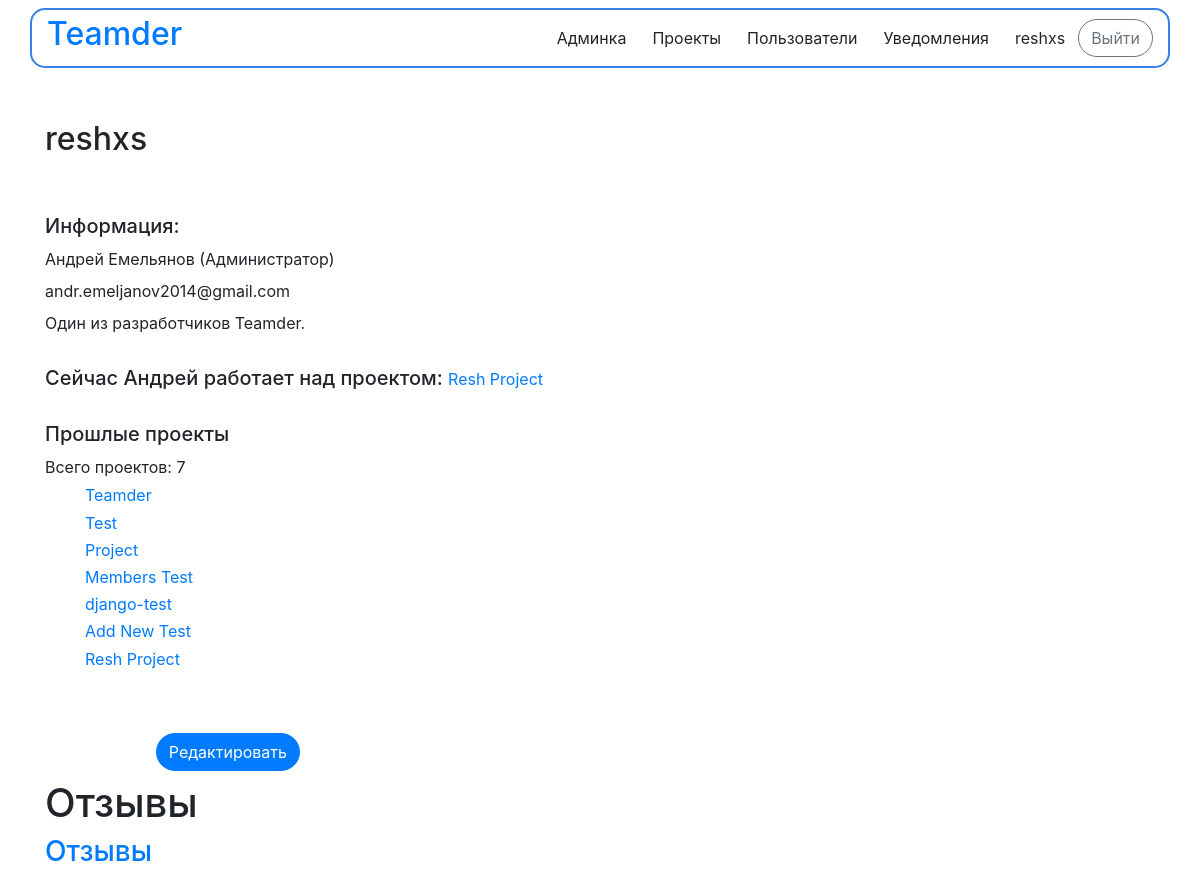
Page /accounts/detail/1/ (signed in) on the committed database.
### teamder/apps/user_accounts/models.py (models this page shows, shortened)
class UserAccount(models.Model):
    user = models.OneToOneField(get_user_model(), on_delete=models.CASCADE, default=0, primary_key=True)
    user_bio = models.TextField("Описание профиля")
    user_projects = models.ManyToManyField(Project, 'Проекты', blank=True)
    user_friends = models.ManyToManyField(get_user_model(), related_name="friends", blank=True)
    user_current_project = models.ForeignKey(
        Project,
        on_delete=models.SET_NULL,
        verbose_name='Текущий проект',
        null=True,
        blank=True)
    class Meta:
        verbose_name = 'Аккаунт'
        verbose_name_plural = 'Аккаунты'

### teamder/apps/projects/models.py (models this page shows, shortened)
class Project(models.Model):
    project_name = models.CharField('название проекта', max_length=100)
    project_description = models.TextField('описание проекта', blank=True)
    pub_date = models.DateTimeField('дата публикции', default=timezone.now())
    creator = models.ForeignKey(get_user_model(), on_delete=models.CASCADE, null=True)
    members = models.ManyToManyField(get_user_model(), 'Участники', blank=True)
    members_count = models.IntegerField('Количество участников', default=1, blank=False)
    is_done = models.BooleanField('Проект завершен', default=False)
    technologies = models.ManyToManyField(
        Technology,
        related_name='project_set',
        verbose_name="технологии",
        blank=True)
    class Meta:
        verbose_name = 'Проект'
        verbose_name_plural = 'Проекты'

### teamder/apps/user_accounts/views.py (the view, shortened to what this page needs)
# urls.py: path('detail/<int:user_id>/', views.detail, name='detail'),
@login_required
def detail(request, user_id):
    try:
        user = User.objects.get(id=user_id)
    except:
        raise Http404("Пользователь не найден!")
    user_projects = user.useraccount.user_projects.all()
    user_current_project = user.useraccount.user_current_project
    user_comments = user.comments.all()
    context = {
        'current_user': user,
        'user_projects': user_projects,
        'user_projects_count': user_projects.count(),
        'user_current_project': user_current_project,
        'user_comments': user_comments,
    }
    return render(request, 'user_accounts/detail.html', context)

### teamder/templates/user_accounts/detail.html (shortened to what this page needs)
{% extends 'base.html' %}
{% block content %}
<div class="container">
    {% if current_user %}
        <h2>{{current_user.username}}</h2>
    <br/><br>
        <h5>Информация:</h5>
        <h5><small>{{current_user.first_name}} {{current_user.last_name}}
            {% if current_user.is_superuser %}
            (Администратор)</small></h5>
            {% endif %}
        <h5><small>{{current_user.email}}</small></h5>
    <div class="row">
        <h5 class="col-5"><small>{{current_user.useraccount.user_bio}}</small></h5>
    </div>
    <br>
        {% if user_current_project %}
        <h5>Сейчас {{current_user.first_name}} работает над проектом:
            <a href="{% url 'projects:detail' user_current_project.id%}" style="text-decoration: none"><small>{{user_current_project.project_name}}</small></a></h5>
        {% else %}
            <h5>Сейчас {{current_user.first_name}} ни чем не занимается</h5>
        {% endif %}
    <br>
        {% if user_projects %}
            <h5>Прошлые проекты&nbsp;&nbsp;&nbsp;</h5>
            <h5><small>Всего проектов: {{user_projects_count}}</small></h5>
            <ul style="list-style-type: none;">
                {% for project in user_projects %}
                    <li>
                        <h6><a href="{% url 'projects:detail' project.id%}" style="text-decoration: none; font-weight: normal">{{project.project_name}}</a></h6>
                    </li>
                {% endfor %}
            </ul>
        {% else %}
            <h5>{{current_user.first_name}} не работал ни с одним проектом</h5>
        {% endif %}
    {% else %}
        <h5>Пользователь не найден!</h5>
    {% endif %}
    <br><br>
    <div class="row">
        {% if user.id == current_user.id %}
            <h2 class="col-3" align="left"><a href ="{% url 'user_accounts:configure' %}"><button class="btn btn-primary" style="border-radius: 50px; float: right;">Редактировать</button></a></h2>
        {% endif %}
    </div>
    <h1>Отзывы</h1>
    <h3><a href="{% url 'user_accounts:comments' current_user.id %}">Отзывы</a></h3>
</div>
{% endblock %}

### teamder/templates/base.html (shortened to what this page needs)
<!DOCTYPE html>
<html lang="ru">
<head>
            <link rel="stylesheet" href="https://stackpath.bootstrapcdn.com/bootstrap/4.5.0/css/bootstrap.min.css"
>
</head>
<body>
    {% block header%}
    {% load static %}
    <nav class="navbar navbar-expand-lg fixed-top">
        <div class="container" style="border: 2px solid #3A7FE7; background-color: white; border-radius: 15px">
            <div class="navbar-header">
                <a href="http://127.0.0.1:8000/" class="navbar-brand"> <h2>Teamder</h2> </a>
            </div>
            <div>
                <ul class="nav navbar-nav mr-auto">
                     {% if user.is_authenticated %}
                        {% if user.is_superuser %}
                            <li class="active"><a href="/admin"><button class="btn btn-default">Админка</button></a></li>
                        {% endif %}
                        <li class="active"><a href="{% url 'projects:index' %}"><button class="btn btn-default" style="border-radius: 50px">Проекты</button></a></li>
                        <li class="active"><a href="{% url 'user_accounts:index' %}"><button class="btn btn-default" style="border-radius: 50px">Пользователи</button></a></li>
                        <li class="active"><a href="{% url 'user_accounts:notifications' %}"><button class="btn btn-default" style="border-radius: 50px">Уведомления</button></a></li>
                        <li class="active"><a href="{% url 'user_accounts:detail' user.id %}"><button class="btn btn-default" style="border-radius: 50px">{{ user.get_username }}</button></a></li>
                        <li class="active"><a href="{% url 'logout' %}?next={{request.path}}"><button class="btn btn-outline-secondary" style="border-radius: 50px">Выйти</button></a></li>
                    {% endif %}
                </ul>
            </div>
        </div>
    </nav>
    {% endblock %}
    <br><br><br><br><br>
    {% block content %}{% endblock %}
</body>
</html>

### rows in the picture
Project: project_name "Resh Project"
Project: project_name "Teamder"
Project: project_name "Test"
Project: project_name "Project"
Project: project_name "Members Test"
Project: project_name "django-test"
Project: project_name "Add New Test"

### other values in the picture
{{ user.get_username }} "reshxs"
{{ current_user.username }} "reshxs"
{{ current_user.first_name }} "Андрей"
{{ current_user.last_name }} "Емельянов"
{{ current_user.email }} "andr.emeljanov2014@gmail.com"
{{ current_user.useraccount.user_bio }} "Один из разработчиков Teamder."
{{ user_projects_count }} "7"
